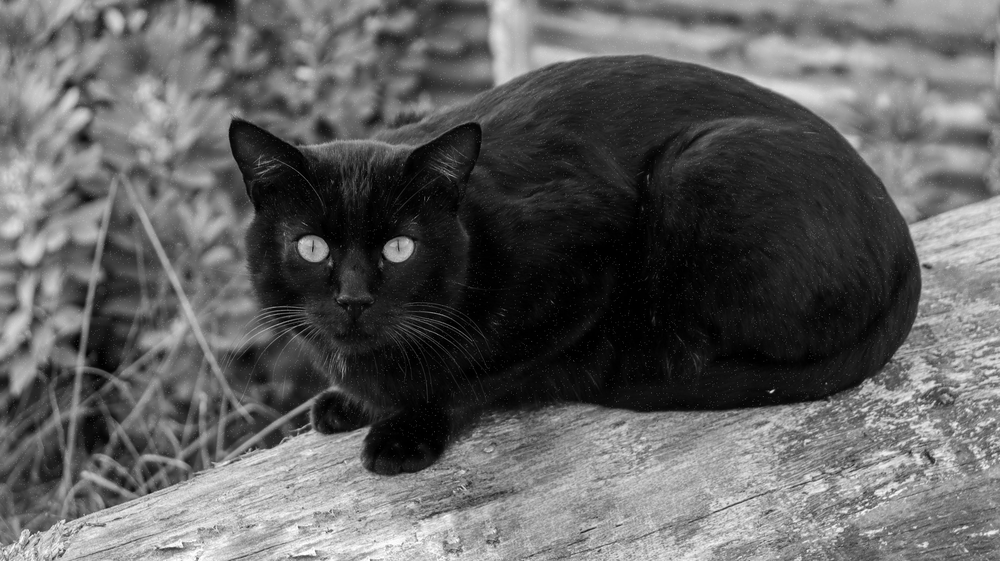
%> input picture images/Noisy2.png, 1000 x 561 px, shrunk from 3000 x 1684 before the run
$ octave denoising_edge_detection.m   (GNU Octave 9; MATLAB toolbox functions it lacks are replaced by stand-ins)
%> lines starting %> are read from the running program, lines starting %| are printed output that depends on the picture; in (x1, y1, x2, y2) boxes, pixels count from 0 and x2, y2 are one past the last pixel; in counts of white or black regions, pixels touching at a corner belong together; the program's own positions count from 1
clear all;
% to read the noisy image
Noisy2 = imread("Noisy2.png");
%> Noisy2 is the input picture: size 561x1000 uint8; min 0, max 255, mean 95.5
% Apply a 3x3 median filter to reduce noise
Noisy2_F =  medfilt2(Noisy2,[3 3]);
Noisy2_G = Noisy2;
Noisy2_FG = Noisy2_F;
% I created matrix the Sobel operator for horizontal edge detection
Hx = [ -1  0  1;-2  0  2;-1  0  1 ];
% I created matrix the Sobel operator for  vertical edge detection
Hy = [ -1 -2 -1; 0  0  0; 1  2  1 ];
% I Applied the horizontal Sobel filter on the noisy image to find edge
Noisy2x = conv2(double(Noisy2_G), Hx, 'same');
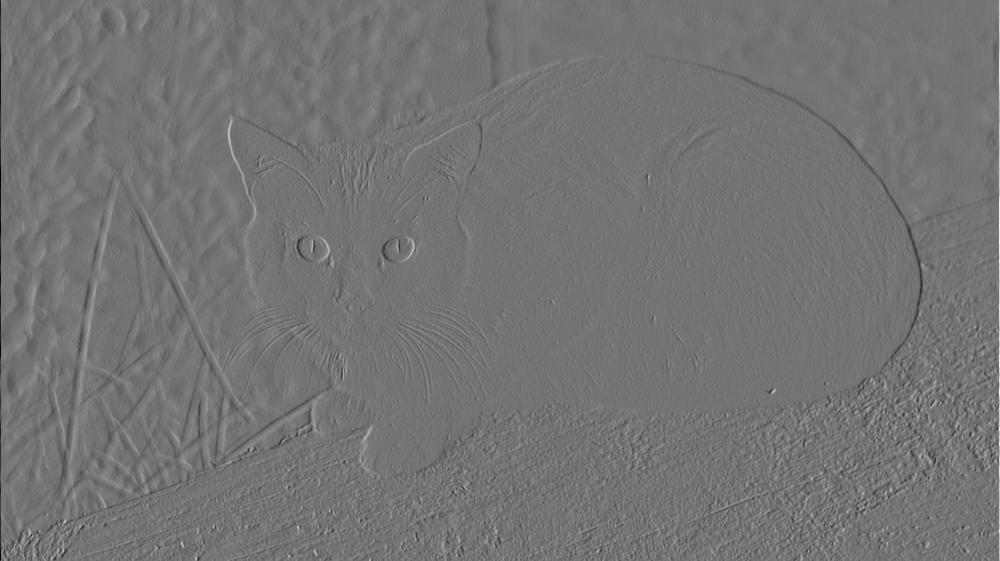
%> Noisy2x: size 561x1000 double; min -746, max 888, mean -0.1; drawn with min black and max white
% the absolute value to get Noisy edge magnitudes in horizontal direction
Noisy2x_abs = abs(Noisy2x);
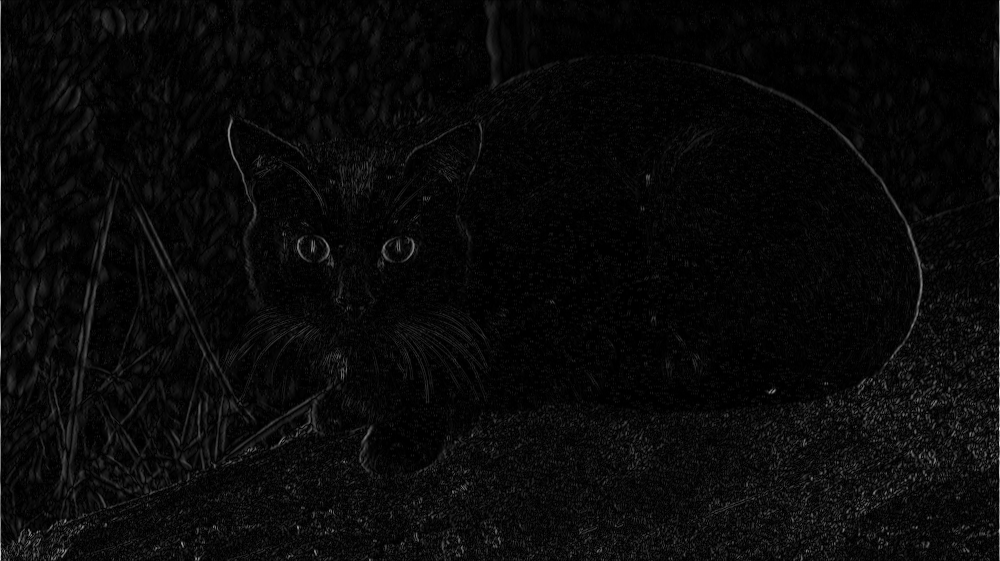
%> Noisy2x_abs: size 561x1000 double; min 0, max 888, mean 33; drawn with min black and max white
% I Applied the vertical Sobel filter on the noisy image to find edge
Noisy2y = conv2(double(Noisy2_G), Hy, 'same');
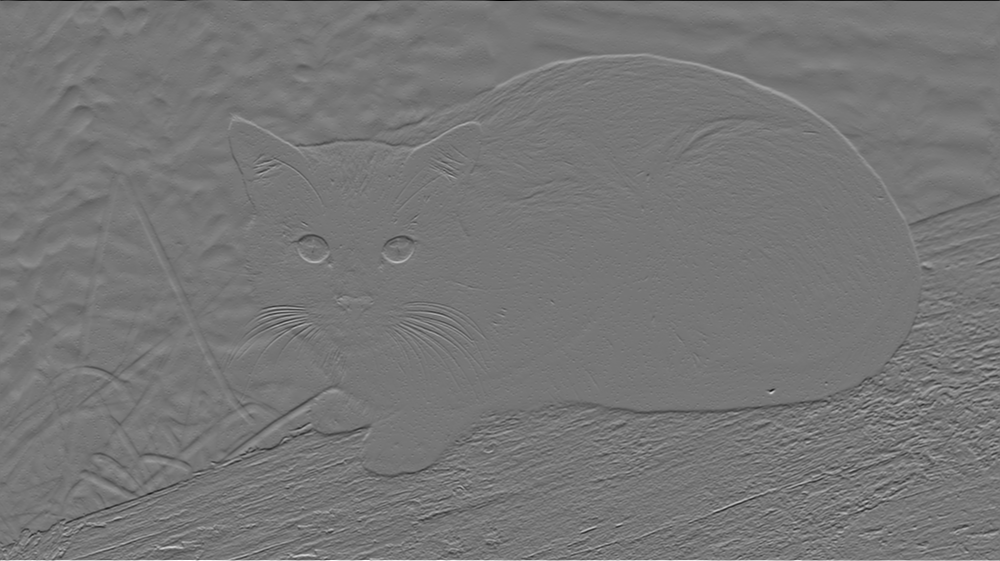
%> Noisy2y: size 561x1000 double; min -870, max 998, mean -0.3; drawn with min black and max white
% the absolute value to get Noisy edge magnitudes in vertical direction
Noisy2y_abs = abs(Noisy2y);
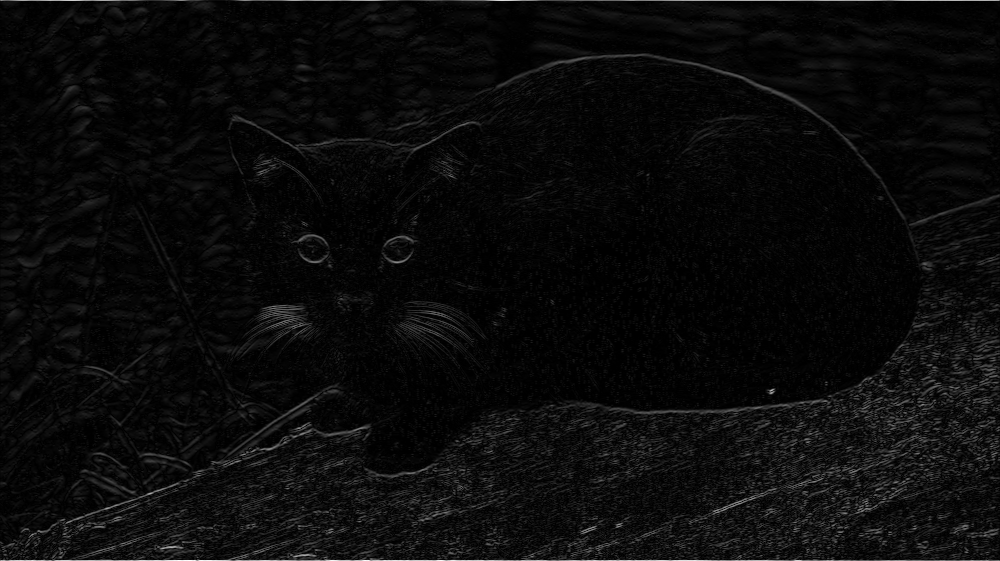
%> Noisy2y_abs: size 561x1000 double; min 0, max 998, mean 43.2; drawn with min black and max white
% I Applied the horizontal Sobel filter on the clear image to find edge
Noisy_F2x = conv2(double(Noisy2_FG), Hx, 'same');
Noisy_F2x_abs = abs(Noisy_F2x);
% I Applied the vertical Sobel filter on the clear image to find edge
Noisy_F2y = conv2(double(Noisy2_FG), Hy, 'same');
Noisy_F2y_abs = abs(Noisy_F2y);
% I merged the vertical Sobel filter and the horizontal Sobel filter on
% Nosiy imgage
Noisy2_E = Noisy2x_abs + Noisy2y_abs;
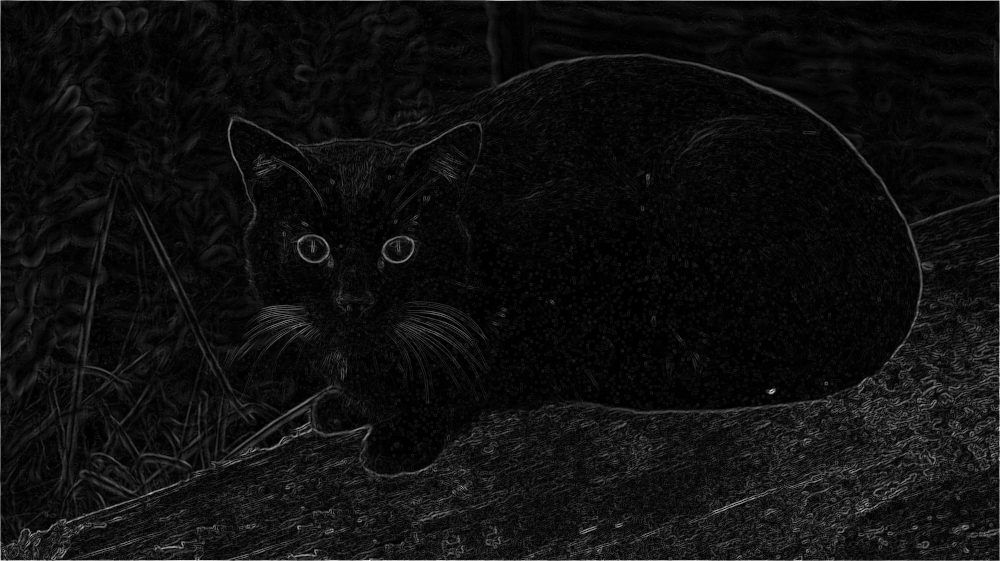
%> Noisy2_E: size 561x1000 double; min 0, max 1238, mean 76.2; drawn with min black and max white
% I merged the vertical Sobel filter and the horizontal Sobel filter on
% cleare imgage
Noisy2_FE= Noisy_F2x_abs + Noisy_F2y_abs;
% I crearted one figure to show Noisy2.png, Clean2.png, and their edges.
figure;
subplot(2, 2, 1); imshow(Noisy2); title('Noisy2.png');
subplot(2, 2, 2); imshow(Noisy2_F); title('Clean2.png');
subplot(2, 2, 3); imshow(Noisy2_E); title('Edges of Noisy Image');
%> after `imshow(Noisy2_E)`:
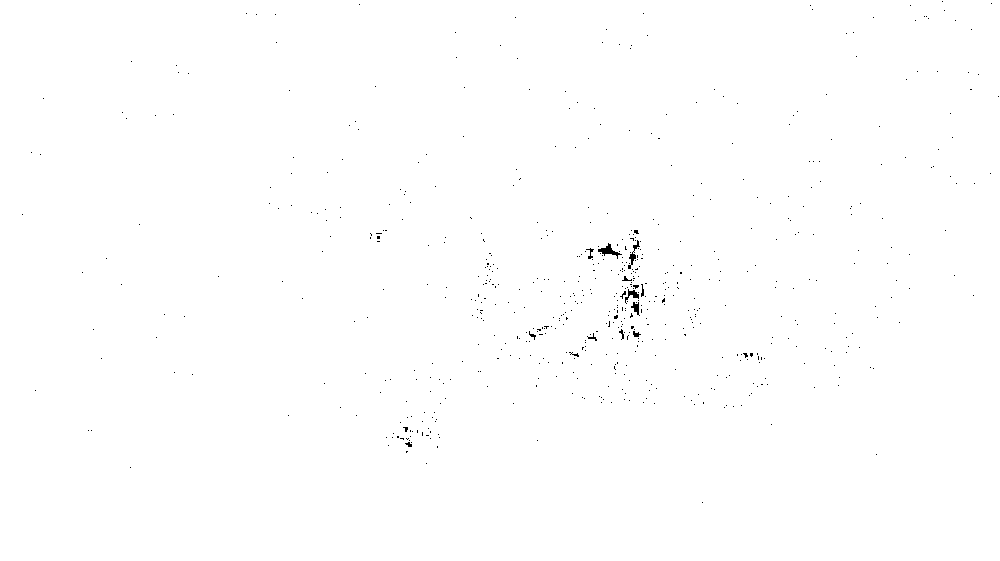
%> displayed picture: size 561x1000, on the screen's scale of 0 to 255; 99.7% white; black in thin lines or dots, all inside (x1, y1, x2, y2) = (22, 1, 999, 503)
subplot(2, 2, 4); imshow(Noisy2_FE); title('Edges of Clean Image');
%> after `imshow(Noisy2_FE)`:
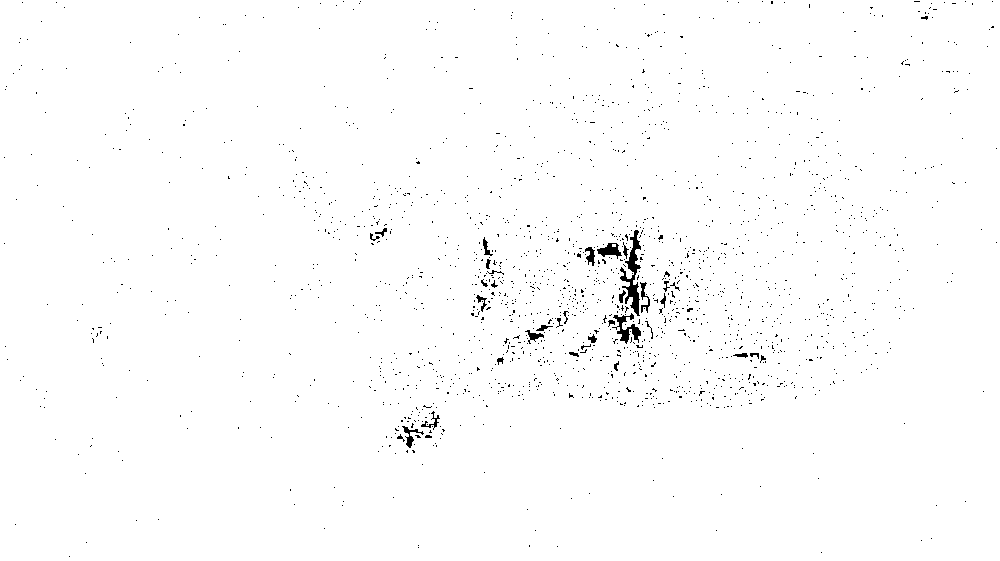
%> displayed picture: size 561x1000, on the screen's scale of 0 to 255; 99% white; black in thin lines or dots

$ run again, with images/landscape (1).png copied over images/Noisy2.png
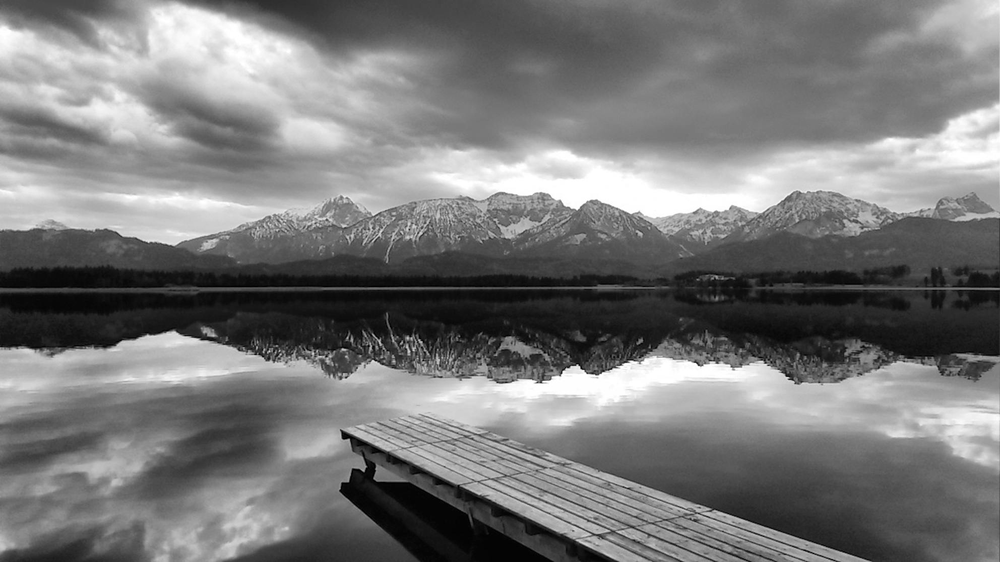
%> input picture images/landscape (1).png, 1000 x 562 px, shrunk from 1984 x 1116 before the run
%> Noisy2 is the input picture: size 562x1000 uint8; min 0, max 255, mean 120.7
%> `Noisy2_FE= Noisy_F2x_abs + Noisy_F2y_abs;`:
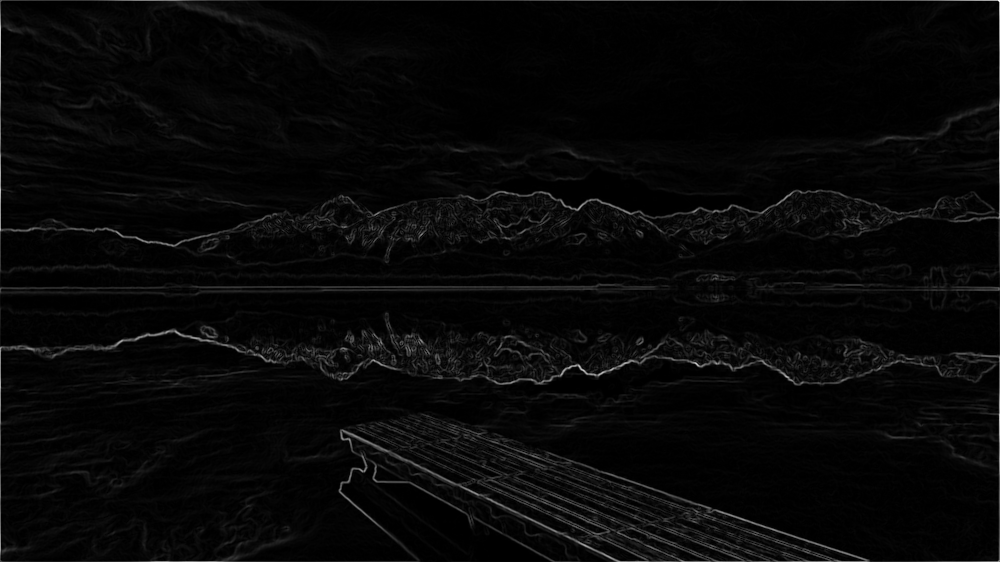
%> Noisy2_FE: size 562x1000 double; min 0, max 1354, mean 42.4; drawn with min black and max white
%> `imshow(Noisy2_FE)`:
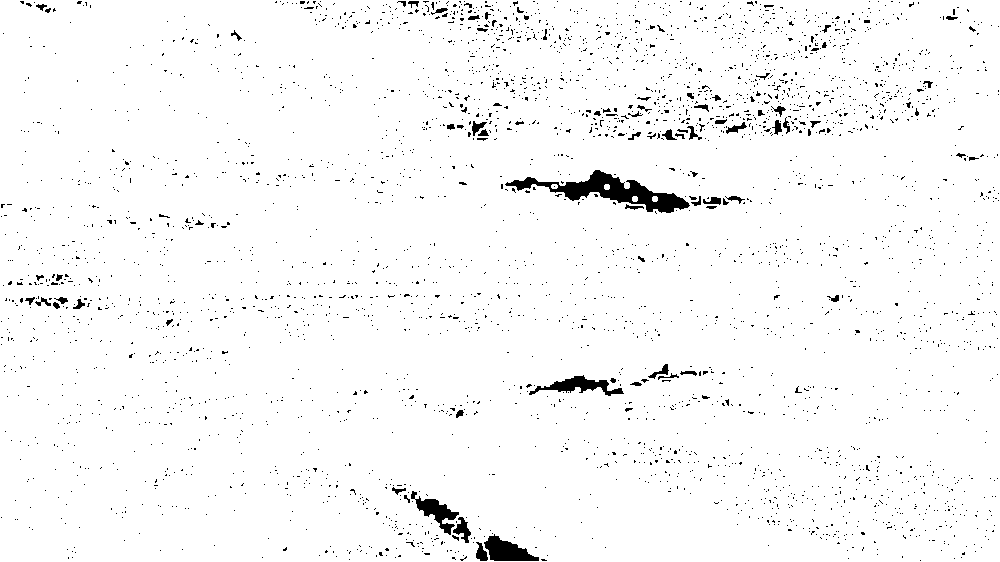
%> displayed picture: size 562x1000, on the screen's scale of 0 to 255; 97.2% white; 3468 black regions (3389 under 20 px), largest, box (x1, y1, x2, y2) and area: (505, 170, 690, 213) 2560, (484, 534, 539, 561) 817, (529, 375, 624, 396) 751
